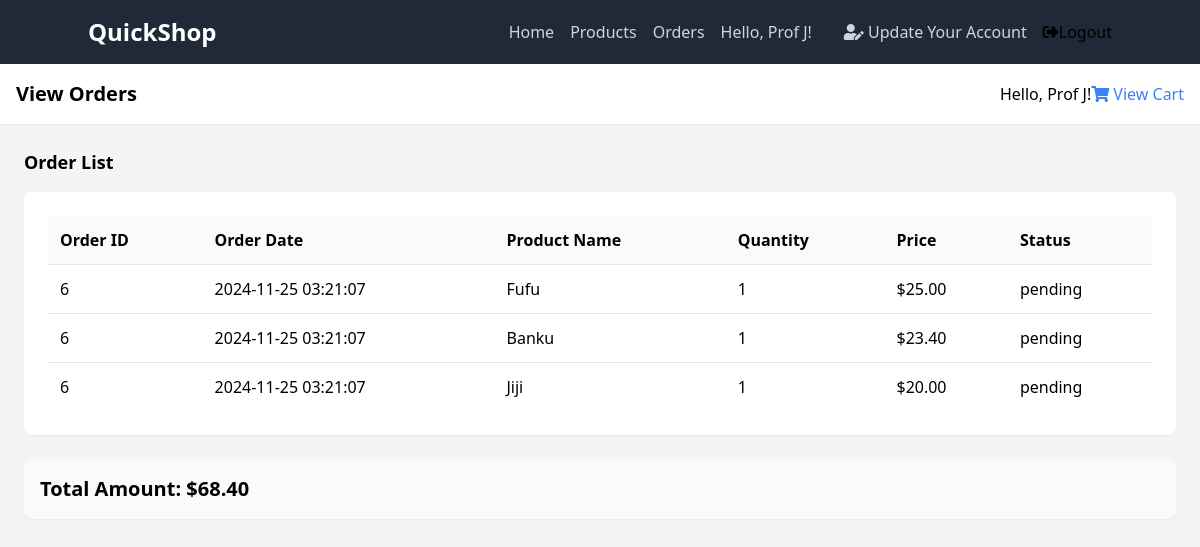
Screenshot of /view/view_orders.php (signed in) with the database file from the repository.
### tables this page shows
CREATE TABLE `order_details` (
  `order_detail_id` int(11) NOT NULL,
  `order_id` int(11) NOT NULL,
  `product_id` int(11) NOT NULL,
  `qty` int(11) NOT NULL,
  `price` decimal(10,2) NOT NULL
);

CREATE TABLE `orders` (
  `order_id` int(11) NOT NULL,
  `user_id` int(11) NOT NULL,
  `date` datetime NOT NULL DEFAULT current_timestamp(),
  `total_amount` decimal(10,2) NOT NULL,
  `status` enum('pending','completed','collected','cancelled') NOT NULL DEFAULT 'pending'
);

CREATE TABLE `products` (
  `product_id` int(11) NOT NULL,
  `pname` varchar(100) NOT NULL,
  `description` text NOT NULL,
  `price` decimal(10,2) NOT NULL,
  `stock_qty` int(11) DEFAULT NULL
);

### controllers/order_controller.php (called while the page is built, shortened)
<?php
require_once("../classes/order_class.php");
function getOrderDetailsController($userID) {
    $order = new Orders();
    return $order->getOrderDetailsByUser($userID);
}
function calculateTotalAmountController($orderID) {
    $order = new Orders();
    $totalAmount = $order->calculateTotalAmount($orderID);
    return ($totalAmount !== false) ? $totalAmount : 0;
}
?>

### classes/order_class.php (called while the page is built, shortened)
<?php
require_once ('../settings/db_class.php');
class Orders extends db_connection
{
    public function getOrderDetailsByUser($userID) {
        $ndb = new db_connection();
        $user_id = mysqli_real_escape_string($ndb->db_conn(), $userID);
        $sql = "SELECT `orders`.`order_id`, `orders`.`date` AS order_date, `orders`.`total_amount`, `orders`.`status` AS order_status,
                       `order_details`.`qty`, `order_details`.`price`, `products`.`pname`
                FROM `order_details`
                JOIN `products` ON `order_details`.`product_id` = `products`.`product_id`
                JOIN `orders` ON `order_details`.`order_id` = `orders`.`order_id`
                WHERE `orders`.`user_id` = '$user_id'
                ORDER BY `orders`.`date` DESC";
        if ($ndb->db_query($sql)) {
            $order_details = $ndb->db_fetch_all();
            return $order_details ? $order_details : [];
        } else {
            error_log("Error retrieving order details: " . mysqli_error($ndb->db_conn()));
            return [];
        }
    }
    public function calculateTotalAmount($orderID) {
        $ndb = new db_connection();
        $order_id = mysqli_real_escape_string($ndb->db_conn(), $orderID);
        $sql = "SELECT SUM(`price` * `qty`) AS total FROM `order_details` WHERE `order_id` = '$order_id'";
        $result = $ndb->db_query($sql);
        if ($result) {
            $row = $ndb->db_fetch_one($sql);
            if ($row && isset($row['total'])) {
                return $row['total'];
            } else {
                return 0;
            }
        } else {
            error_log("Error calculating total amount: " . mysqli_error($ndb->db_conn()));
            return 0;
        }
    }
}
?>

### settings/db_class.php (called while the page is built, shortened)
<?php
if (!class_exists('db_connection')) {
	class db_connection
	{
		public $db = null;
		public $results = null;
		function db_connect()
		{
			$this->db = mysqli_connect(SERVER, USERNAME, PASSWORD, DATABASE);
			if (mysqli_connect_errno()) {
				return false;
			} else {
				return true;
			}
		}
		function db_conn()
		{
			$this->db = mysqli_connect(SERVER, USERNAME, PASSWORD, DATABASE);
			if (mysqli_connect_errno()) {
				return false;
			} else {
				return $this->db;
			}
		}
		function db_query($sqlQuery)
		{
			$this->results = mysqli_query($this->db, $sqlQuery);
			if ($this->results == false) {
				return false;
			} else {
				return true;
			}
		}
		function db_fetch_one($sql)
		{
			if (!$this->db_query($sql)) {
				return false;
			}
			return mysqli_fetch_assoc($this->results);
		}
		function db_fetch_all()
		{
			return mysqli_fetch_all($this->results, MYSQLI_ASSOC);
		}
	}
}
?>

### view/view_orders.php (the view, shortened to what this page needs)
<?php
require_once('../controllers/order_controller.php');
$user_id = $_SESSION['user_id'];
$order_details = getOrderDetailsController($user_id);
$total_amount = 0;
foreach ($order_details as $detail) {
    $order_id = $detail['order_id'];
    $total_amount = calculateTotalAmountController($order_id);
}
?>
<!DOCTYPE html>
<html lang="en">
<head>
    <link href="https://cdn.jsdelivr.net/npm/tailwindcss@2.2.16/dist/tailwind.min.css" rel="stylesheet">
    <link rel="stylesheet" href="https://cdnjs.cloudflare.com/ajax/libs/font-awesome/5.15.3/css/all.min.css">
</head>
<body class="bg-gray-100">
    <nav class="bg-gray-800 p-4 fixed w-full z-10 top-0">
        <div class="container mx-auto flex justify-between items-center">
            <a href="home.php" class="text-white text-2xl font-bold">QuickShop</a>
            <div class="flex items-center space-x-4">
                <a href="home.php" class="text-gray-300 hover:text-white">Home</a>
                <a href="products.php" class="text-gray-300 hover:text-white">Products</a>
                <a href="view_orders.php" class="text-gray-300 hover:text-white">Orders</a>
                <?php if (isset($_SESSION['user_name'])): ?>
                    <span class="text-gray-300">Hello, <?php echo $_SESSION['user_name']; ?>!</span>
                    <a href="../actions/logout_action.php" class="text-red-500 hover:text-red-700">
                        <a href="edit_customer.php" class="text-gray-300 hover:text-white">
                            <i class="fas fa-user-edit"></i> Update Your Account
                        </a>
                        <i class="fas fa-sign-out-alt"></i> Logout
                    </a>
                <?php else: ?>
                    <a href="login_and_register.php" class="text-gray-300 hover:text-white">Login/Register</a>
                <?php endif; ?>
            </div>
        </div>
    </nav>
    <div class="flex pt-16 h-screen">
        <div class="flex-1 overflow-x-hidden overflow-y-auto">
            <header class="bg-white shadow-sm p-4">
                <div class="flex items-center justify-between">
                    <h2 class="text-xl font-semibold">View Orders</h2>
                    <div class="flex items-center">
                        <?php if (isset($_SESSION['user_name'])): ?>
                            <span class="text-black-300">Hello, <?php echo $_SESSION['user_name']; ?>!</span>
                            <a href="cart.php" class="text-blue-500 hover:text-blue-700">
                                <i class="fas fa-shopping-cart"></i> View Cart
                            </a>
                        <?php endif; ?>
                    </div>
                </div>
            </header>
            <main class="p-6">
                <div class="flex justify-between items-center mb-4">
                    <h3 class="text-lg font-semibold">Order List</h3>
                </div>
                <div class="bg-white p-6 rounded-lg shadow-sm">
                    <table class="w-full">
                        <thead>
                            <tr class="bg-gray-50">
                                <th class="p-3 text-left">Order ID</th>
                                <th class="p-3 text-left">Order Date</th>
                                <th class="p-3 text-left">Product Name</th>
                                <th class="p-3 text-left">Quantity</th>
                                <th class="p-3 text-left">Price</th>
                                <th class="p-3 text-left">Status</th>
                            </tr>
                        </thead>
                        <tbody>
                            <?php if ($order_details): ?>
                                <?php foreach ($order_details as $detail): ?>
                                    <tr class="border-t">
                                        <td class="p-3"><?php echo $detail['order_id']; ?></td>
                                        <td class="p-3"><?php echo $detail['order_date']; ?></td>
                                        <td class="p-3"><?php echo $detail['pname']; ?></td>
                                        <td class="p-3"><?php echo $detail['qty']; ?></td>
                                        <td class="p-3">$<?php echo number_format($detail['price'], 2); ?></td>
                                        <td class="p-3"><?php echo $detail['order_status']; ?></td>
                                    </tr>
                                <?php endforeach; ?>
                            <?php else: ?>
                                <tr>
                                    <td colspan="7" class="p-3 text-center text-gray-500">No orders available</td>
                                </tr>
                            <?php endif; ?>
                        </tbody>
                    </table>
                </div>
                <?php if ($total_amount > 0): ?>
                    <div class="bg-gray-50 p-4 mt-6 rounded-lg shadow-sm">
                        <h4 class="text-xl font-semibold">Total Amount: $<?php echo number_format($total_amount, 2); ?></h4>
                    </div>
                <?php else: ?>
                    <div class="bg-gray-50 p-4 mt-6 rounded-lg shadow-sm">
                        <h4 class="text-xl font-semibold">No orders available</h4>
                    </div>
                <?php endif; ?>
            </main>
        </div>
    </div>
</body>
</html>

### rows the page displays
order_details: order.order_id "6", order.date "2024-11-25 03:21:07", product.pname "Fufu", qty "1", price "25.00", order.status "pending"
order_details: order.order_id "6", order.date "2024-11-25 03:21:07", product.pname "Banku", qty "1", price "23.40", order.status "pending"
order_details: order.order_id "6", order.date "2024-11-25 03:21:07", product.pname "Jiji", qty "1", price "20.00", order.status "pending"

### other values shown
$_SESSION['user_name'] "Prof J"
$total_amount "68.40"
